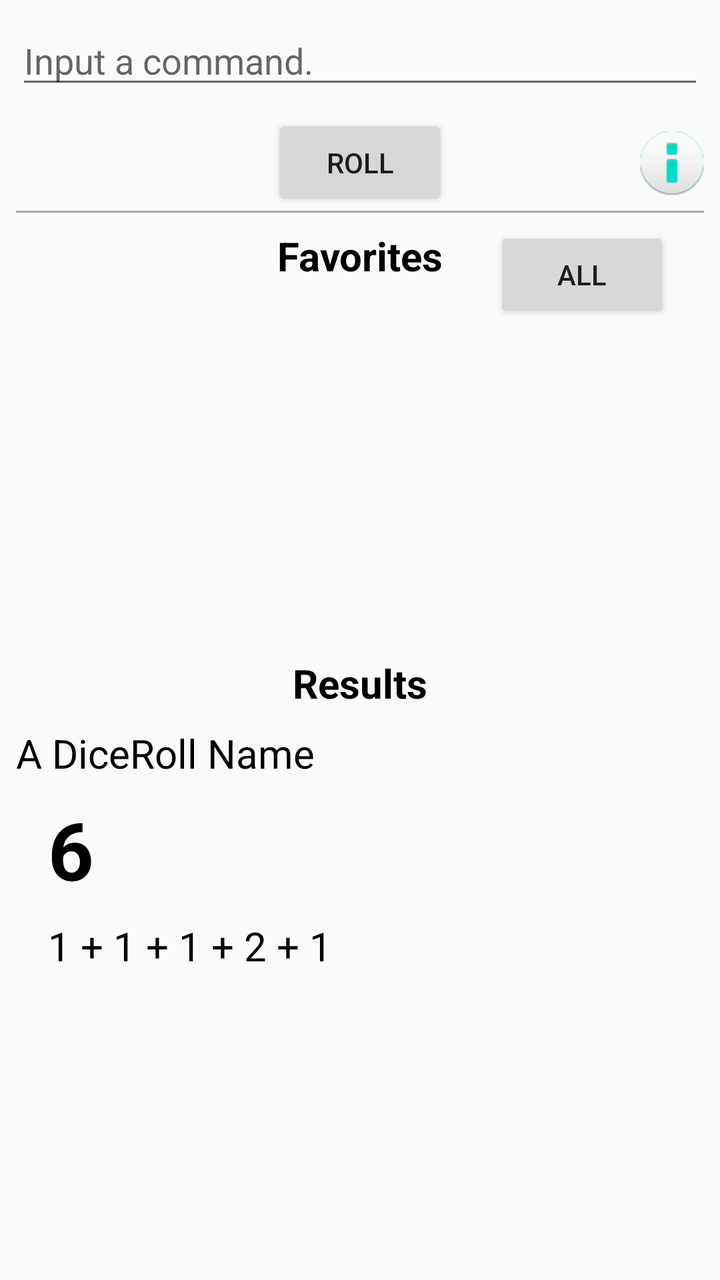
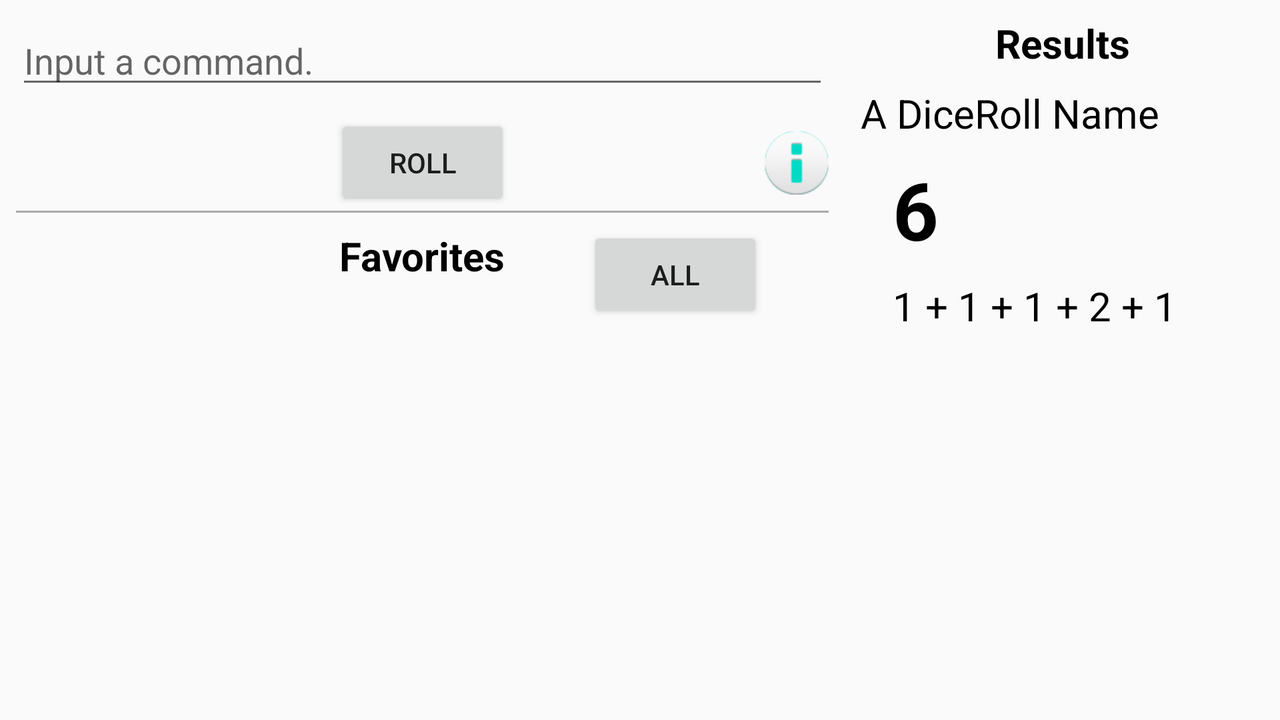

One screen, two layout resources from the same app: the default and the repository's alternative for another configuration. Each is rendered where Android would select it; the XML of both is given below.
<!-- AndroidManifest.xml: application theme AppTheme -->
<!-- res/layout/activity_main.xml -->
<?xml version="1.0" encoding="utf-8"?>
<android.support.constraint.ConstraintLayout xmlns:android="http://schemas.android.com/apk/res/android"
    xmlns:app="http://schemas.android.com/apk/res-auto"
    xmlns:tools="http://schemas.android.com/tools"
    android:layout_width="match_parent"
    android:layout_height="match_parent"
    tools:context=".MainActivity"
    android:background="@color/colorBackground"
    android:clickable="true"
    android:focusable="true"
    android:focusableInTouchMode="true">

    <FrameLayout
        android:id="@+id/edit_favorite_container"
        android:layout_width="0dp"
        android:layout_height="0dp"
        app:layout_constraintBottom_toTopOf="@+id/guideline"
        app:layout_constraintEnd_toEndOf="parent"
        app:layout_constraintStart_toStartOf="parent"
        app:layout_constraintTop_toTopOf="parent">
        <include layout="@layout/main_edit_favorite"/>
    </FrameLayout>

    <android.support.constraint.Guideline
        android:id="@+id/guideline"
        android:layout_width="wrap_content"
        android:layout_height="wrap_content"
        android:orientation="horizontal"
        app:layout_constraintGuide_percent=".5" />

    <FrameLayout
        android:id="@+id/result_container"
        android:layout_width="0dp"
        android:layout_height="0dp"
        app:layout_constraintBottom_toTopOf="@+id/guideline2"
        app:layout_constraintEnd_toEndOf="parent"
        app:layout_constraintStart_toStartOf="parent"
        app:layout_constraintTop_toTopOf="@+id/guideline">
        <include layout="@layout/results"/>
    </FrameLayout>

    <android.support.constraint.Guideline
        android:id="@+id/guideline2"
        android:layout_width="wrap_content"
        android:layout_height="wrap_content"
        android:orientation="horizontal"
        app:layout_constraintGuide_percent=".9" />

    <FrameLayout
        android:id="@+id/main_ad_container"
        android:layout_width="0dp"
        android:layout_height="0dp"
        app:layout_constraintBottom_toBottomOf="parent"
        app:layout_constraintEnd_toEndOf="parent"
        app:layout_constraintStart_toStartOf="parent"
        app:layout_constraintTop_toTopOf="@+id/guideline2">

    </FrameLayout>

</android.support.constraint.ConstraintLayout>
<!-- res/layout/main_edit_favorite.xml (included above) -->
<?xml version="1.0" encoding="utf-8"?>
<android.support.constraint.ConstraintLayout
    xmlns:android="http://schemas.android.com/apk/res/android"
    xmlns:app="http://schemas.android.com/apk/res-auto"
    xmlns:tools="http://schemas.android.com/tools"
    android:layout_width="match_parent"
    android:layout_height="match_parent"
    android:background="@color/colorBackground">

    <EditText
        android:id="@+id/command_input_et"
        android:layout_width="0dp"
        android:layout_height="wrap_content"
        android:layout_marginStart="8dp"
        android:layout_marginLeft="8dp"
        android:layout_marginTop="8dp"
        android:layout_marginEnd="8dp"
        android:layout_marginRight="8dp"
        android:inputType="text"
        android:hint="@string/command_input_hint"
        android:digits="@string/formula_edittext_allowed_digits"
        app:layout_constraintEnd_toEndOf="parent"
        app:layout_constraintStart_toStartOf="parent"
        app:layout_constraintTop_toTopOf="parent"
        android:importantForAutofill="no"/>

    <Button
        android:id="@+id/roll_button"
        android:layout_width="wrap_content"
        android:layout_height="wrap_content"
        android:layout_marginStart="8dp"
        android:layout_marginLeft="8dp"
        android:layout_marginTop="8dp"
        android:layout_marginEnd="8dp"
        android:layout_marginRight="8dp"
        android:text="@string/roll_button"
        app:layout_constraintEnd_toEndOf="parent"
        app:layout_constraintStart_toStartOf="parent"
        app:layout_constraintTop_toBottomOf="@+id/command_input_et"
        />

    <ImageButton
        android:id="@+id/main_help_button"
        style="@style/info_button_style"
        android:layout_width="wrap_content"
        android:layout_height="wrap_content"
        android:layout_marginTop="8dp"
        android:layout_marginEnd="8dp"
        android:layout_marginRight="8dp"
        android:contentDescription="@string/info_button"
        app:layout_constraintEnd_toEndOf="parent"
        app:layout_constraintTop_toTopOf="@+id/roll_button" />

    <View
        android:id="@+id/edit_favorite_divider"
        style="@style/horizontal_divider"
        app:layout_constraintEnd_toEndOf="parent"
        app:layout_constraintStart_toStartOf="parent"
        app:layout_constraintTop_toBottomOf="@+id/roll_button" />

    <TextView
        android:id="@+id/favorites_title"
        style="@style/header_style"
        android:layout_width="wrap_content"
        android:layout_height="wrap_content"
        android:layout_marginStart="8dp"
        android:layout_marginLeft="8dp"
        android:layout_marginTop="8dp"
        android:layout_marginEnd="8dp"
        android:layout_marginRight="8dp"
        android:text="@string/favorites_title"
        app:layout_constraintEnd_toEndOf="parent"
        app:layout_constraintStart_toStartOf="parent"
        app:layout_constraintTop_toBottomOf="@+id/edit_favorite_divider" />

    <android.support.v7.widget.RecyclerView
        android:id="@+id/main_favorite_rv"
        android:layout_width="0dp"
        android:layout_height="0dp"
        android:layout_marginStart="8dp"
        android:layout_marginLeft="8dp"
        android:layout_marginTop="8dp"
        android:layout_marginEnd="8dp"
        android:layout_marginRight="8dp"
        android:layout_marginBottom="8dp"
        app:layout_constraintBottom_toBottomOf="parent"
        app:layout_constraintEnd_toEndOf="parent"
        app:layout_constraintStart_toStartOf="parent"
        app:layout_constraintTop_toBottomOf="@+id/favorites_title"
         />

    <Button
        android:id="@+id/favorites_button"
        android:layout_width="wrap_content"
        android:layout_height="wrap_content"
        android:layout_gravity="bottom|end"
        android:layout_marginStart="8dp"
        android:layout_marginLeft="8dp"
        android:layout_marginTop="8dp"
        android:layout_marginEnd="8dp"
        android:layout_marginRight="8dp"
        android:text="@string/all_favorites_button"
        app:layout_constraintEnd_toEndOf="parent"
        app:layout_constraintStart_toEndOf="@+id/favorites_title"
        app:layout_constraintTop_toBottomOf="@+id/roll_button" />
</android.support.constraint.ConstraintLayout>
<!-- res/layout/results.xml (included above) -->
<?xml version="1.0" encoding="utf-8"?>
<android.support.constraint.ConstraintLayout xmlns:android="http://schemas.android.com/apk/res/android"
    xmlns:app="http://schemas.android.com/apk/res-auto"
    xmlns:tools="http://schemas.android.com/tools"
    android:layout_width="match_parent"
    android:layout_height="match_parent"
    android:background="@color/colorBackground">


    <TextView
        android:id="@+id/results_header"
        style="@style/header_style"
        android:layout_width="wrap_content"
        android:layout_height="wrap_content"
        android:layout_marginStart="8dp"
        android:layout_marginLeft="8dp"
        android:layout_marginTop="8dp"
        android:layout_marginEnd="8dp"
        android:layout_marginRight="8dp"
        android:text="@string/results_header"
        app:layout_constraintEnd_toEndOf="parent"
        app:layout_constraintStart_toStartOf="parent"
        app:layout_constraintTop_toTopOf="parent" />

    <TextView
        android:id="@+id/results_name_tv"
        android:layout_width="0dp"
        android:layout_height="wrap_content"
        android:layout_marginStart="8dp"
        android:layout_marginLeft="8dp"
        android:layout_marginTop="8dp"
        android:layout_marginEnd="8dp"
        android:layout_marginRight="8dp"
        style="@style/basic_text_style"
        app:layout_constraintStart_toStartOf="parent"
        app:layout_constraintTop_toBottomOf="@+id/results_header"
        tools:text="A DiceRoll Name" />

    <TextView
        android:id="@+id/results_total_tv"
        android:layout_width="0dp"
        android:layout_height="wrap_content"
        android:layout_marginStart="24dp"
        android:layout_marginLeft="24dp"
        android:layout_marginTop="8dp"
        android:layout_marginEnd="8dp"
        android:layout_marginRight="8dp"
        android:textSize="40sp"
        app:layout_constraintEnd_toEndOf="parent"
        app:layout_constraintHorizontal_bias="0.0"
        app:layout_constraintStart_toStartOf="parent"
        app:layout_constraintTop_toBottomOf="@+id/results_name_tv"
        tools:text="6"
        style="@style/header_style"/>

    <ScrollView
        android:id="@+id/descrip_scrollview"
        android:layout_width="0dp"
        android:layout_height="0dp"
        android:layout_marginStart="24dp"
        android:layout_marginLeft="24dp"
        android:layout_marginTop="8dp"
        android:layout_marginEnd="8dp"
        android:layout_marginRight="8dp"
        android:layout_marginBottom="8dp"
        app:layout_constraintBottom_toBottomOf="parent"
        app:layout_constraintEnd_toEndOf="parent"
        app:layout_constraintStart_toStartOf="parent"
        app:layout_constraintTop_toBottomOf="@+id/results_total_tv"
        tools:text="1 + 1 + 1 + 2 + 1">

        <TextView
            android:id="@+id/results_descrip_tv"
            android:layout_width="match_parent"
            android:layout_height="wrap_content"
            android:paddingBottom="16dp"
            style="@style/basic_text_style"
            tools:text="1 + 1 + 1 + 2 + 1" />
    </ScrollView>
</android.support.constraint.ConstraintLayout>
<!-- resources referenced by this layout -->
<resources>
  <string name="all_favorites_button">All</string>
  <string name="command_input_hint">Input a command.</string>
  <string name="favorites_title">Favorites</string>
  <string name="formula_edittext_allowed_digits" translatable="false">0123456789 +-dD</string>
  <string name="info_button">Info</string>
  <string name="results_header">Results</string>
  <string name="roll_button">Roll</string>
  <style name="basic_text_style">
          <item name="android:textColor">@android:color/black</item>
          <item name="android:textSize">20sp</item>
      </style>
  <style name="header_style" parent="basic_text_style">
          <item name="android:textStyle">bold</item>
      </style>
  <style name="horizontal_divider" parent="divider">
          <item name="android:layout_height">1dp</item>
          <item name="android:layout_width">match_parent</item>
          <item name="android:layout_marginStart">8dp</item>
          <item name="android:layout_marginLeft">8dp</item>
          <item name="android:layout_marginEnd">8dp</item>
          <item name="android:layout_marginRight">8dp</item>
      </style>
  <style name="info_button_style">
          <item name="srcCompat">@android:drawable/ic_dialog_info</item>
          <item name="android:background">@drawable/info_circle_background</item>
      </style>
  <style name="AppTheme" parent="Theme.AppCompat.Light.DarkActionBar">
          
          <item name="colorPrimary">@color/colorPrimary</item>
          <item name="colorPrimaryDark">@color/colorPrimaryDark</item>
          <item name="colorAccent">@color/colorAccent</item>
      </style>
  <style name="divider">
          <item name="android:background">@android:color/darker_gray</item>
      </style>
  <!-- drawable info_circle_background (drawable) -->
  <?xml version="1.0" encoding="utf-8"?>
  <shape xmlns:android="http://schemas.android.com/apk/res/android"
      android:shape="oval">
      <solid android:color="@color/colorAccent"/>
      <size android:height="20dp" android:width="20dp"/>
  </shape>
</resources>
<!-- res/layout-land/activity_main.xml (the repository's variant of the layout above) -->
<!-- drawn on the phone turned sideways -->
<?xml version="1.0" encoding="utf-8"?>
<android.support.constraint.ConstraintLayout xmlns:android="http://schemas.android.com/apk/res/android"
    xmlns:app="http://schemas.android.com/apk/res-auto"
    xmlns:tools="http://schemas.android.com/tools"
    android:layout_width="match_parent"
    android:layout_height="match_parent"
    tools:context=".MainActivity"
    android:background="@color/colorBackground">

    <FrameLayout
        android:id="@+id/edit_favorite_container"
        android:layout_width="0dp"
        android:layout_height="0dp"
        app:layout_constraintBottom_toBottomOf="parent"
        app:layout_constraintEnd_toStartOf="@+id/guideline"
        app:layout_constraintStart_toStartOf="parent"
        app:layout_constraintTop_toTopOf="parent">
        <include layout="@layout/main_edit_favorite"/>
    </FrameLayout>

    <android.support.constraint.Guideline
        android:id="@+id/guideline"
        android:layout_width="wrap_content"
        android:layout_height="wrap_content"
        android:orientation="vertical"
        app:layout_constraintGuide_percent=".66" />

    <FrameLayout
        android:id="@+id/result_container"
        android:layout_width="0dp"
        android:layout_height="0dp"
        app:layout_constraintBottom_toTopOf="@+id/guideline2"
        app:layout_constraintEnd_toEndOf="parent"
        app:layout_constraintStart_toStartOf="@+id/guideline"
        app:layout_constraintTop_toTopOf="parent">
        <include layout="@layout/results"/>
    </FrameLayout>

    <android.support.constraint.Guideline
        android:id="@+id/guideline2"
        android:layout_width="wrap_content"
        android:layout_height="wrap_content"
        android:orientation="horizontal"
        app:layout_constraintGuide_percent=".9" />

    <FrameLayout
        android:id="@+id/main_ad_container"
        android:layout_width="0dp"
        android:layout_height="0dp"
        app:layout_constraintBottom_toBottomOf="parent"
        app:layout_constraintEnd_toEndOf="parent"
        app:layout_constraintStart_toStartOf="@+id/guideline"
        app:layout_constraintTop_toBottomOf="@+id/result_container">

    </FrameLayout>

</android.support.constraint.ConstraintLayout>
